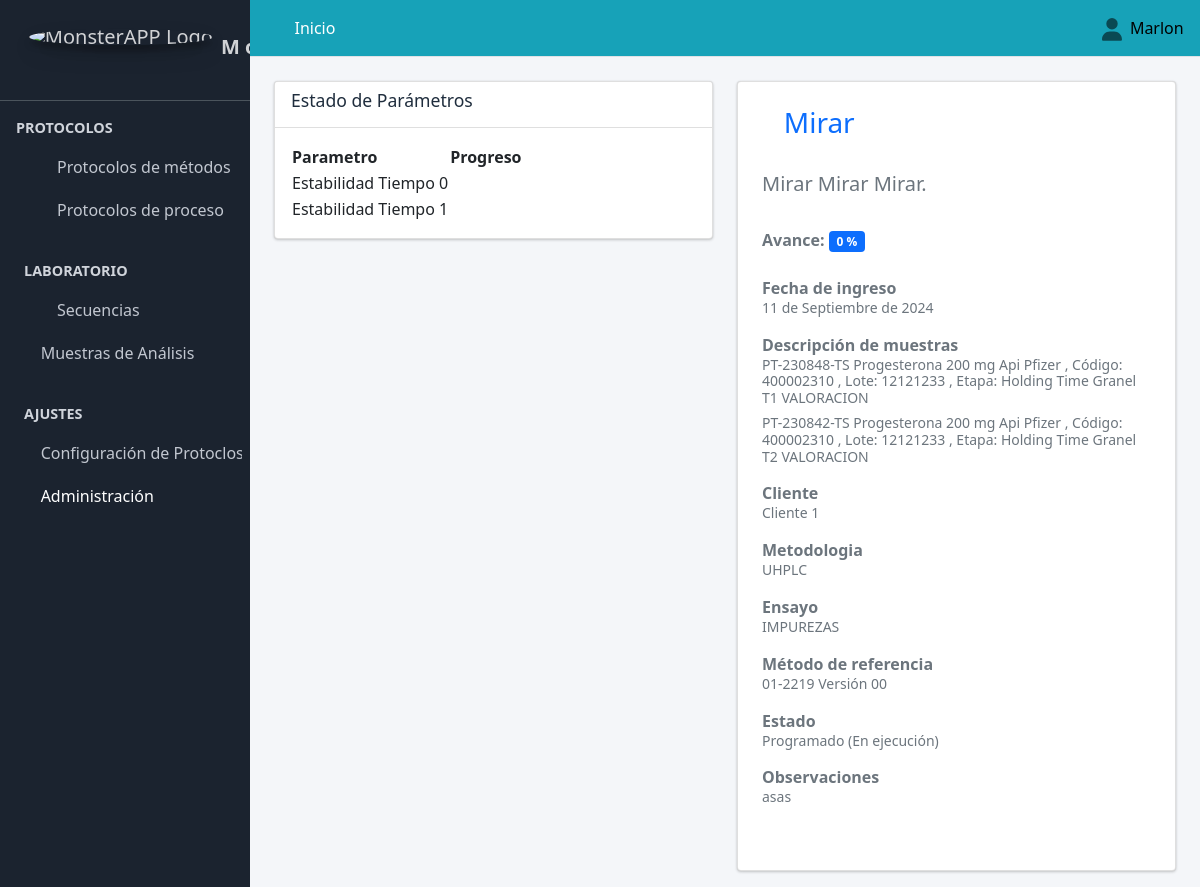
Page /revisar_protocolo_metodos/10/ (signed in) on the earlier database version.
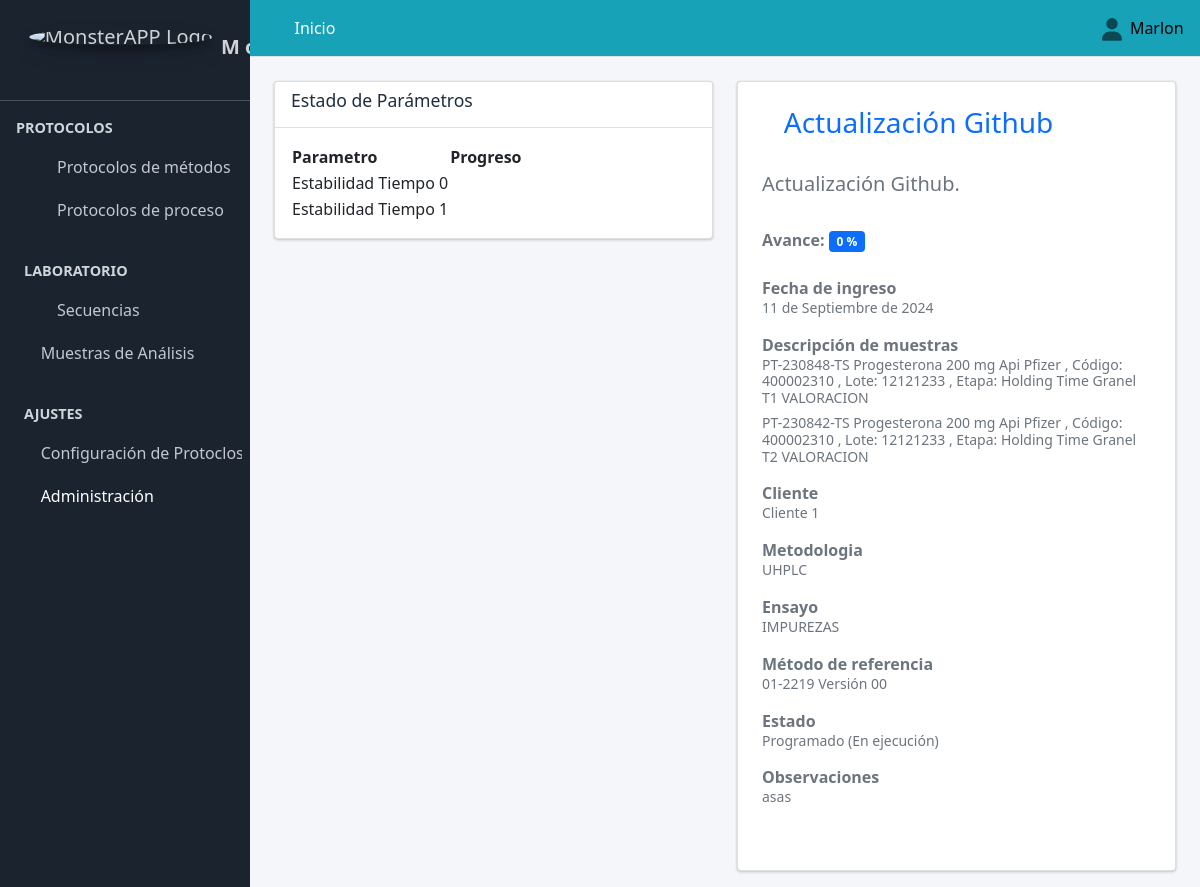
Same page on the later database version.
### Aplicaciones/Protocolo_Metodos/models.py (models this page shows, shortened)
class Protocolos(models.Model):
     fecha_ingreso=models.DateField(verbose_name="Fecha de Registro", null=True, blank=False, help_text=u"AAAA/MM/DD")
     codigo=models.CharField(max_length=90, verbose_name="Código Protocolo", null=True, blank=False, unique=True)
     nombre=models.CharField(max_length=250, verbose_name="Título_del_Protocolo",  null=True, blank=False, unique=True)
     ensayo=models.ForeignKey(to=Ensayo, on_delete=models.CASCADE, verbose_name="Ensayo", null=True, blank=False)
     metodo=models.ForeignKey(to=Metodo, on_delete=models.CASCADE, verbose_name="Metodo de referencia", null=True, blank=False)
     celda=models.ForeignKey(to=Celda, on_delete=models.CASCADE, verbose_name="Celda", null=True, blank=False)
     muestras_y_Placebos=models.ManyToManyField(Muestras_y_Placebos, blank=False)
     metodologia=models.ForeignKey(Metodologia, on_delete=models.CASCADE, verbose_name="metodologia", null=True, blank=False,  max_length=90)
     parametro=models.ManyToManyField(to=Parametro, blank=False, related_name="parametro")
     Insumos_del_Proceso=models.ManyToManyField(to=Viabilidad)
     cliente=models.ForeignKey(to=Cliente, on_delete=models.CASCADE, verbose_name="Cliente", null=True, blank=False)
     estado_protocolo=models.ForeignKey(to=EstadoProtocolo, on_delete=models.CASCADE, verbose_name="Estado Protocolo", null=True, blank=False)
     class Condicion(models.TextChoices):
        ACTIVO = "Activo", "ACTIVO"
        PASIVO = "Pasivo", "PASIVO"
     condicion=models.CharField(max_length=90, choices=Condicion.choices, default=Condicion.ACTIVO, verbose_name="Condicion")
     observaciones=models.CharField(max_length=250, verbose_name="Observaciones",  null=True, blank=False)
     fecha_final=models.DateField(verbose_name="Fecha de Finalización", null=True, blank=True,default=datetime.datetime.now)

class Cliente(models.Model):
    nombre_cliente=models.CharField(verbose_name="Cliente", max_length=90, null=True, blank=False, unique=True)
    class Condicion(models.TextChoices):
        ACTIVO = "Activo", "ACTIVO"
        PASIVO = "Pasivo", "PASIVO"
    condicion=models.CharField(max_length=90, choices=Condicion.choices, default=Condicion.ACTIVO, verbose_name="Condicion")
    def __str__(self):
        return(self.nombre_cliente)

class Metodologia(models.Model):
    nombre_metodologia=models.CharField(verbose_name="Metodologia", max_length=90, unique=True)
    class Condicion(models.TextChoices):
        ACTIVO = "Activo", "ACTIVO"
        PASIVO = "Pasivo", "PASIVO"
    condicion=models.CharField(max_length=90, choices=Condicion.choices, default=Condicion.ACTIVO, verbose_name="Condicion")
    def __str__(self):
         return(self.nombre_metodologia)

class Ensayo(models.Model):
    nombre_ensayo=models.CharField(verbose_name="Ensayo", max_length=90, unique=True)
    class Condicion(models.TextChoices):
        ACTIVO = "Activo", "ACTIVO"
        PASIVO = "Pasivo", "PASIVO"
    condicion=models.CharField(max_length=90, choices=Condicion.choices, default=Condicion.ACTIVO, verbose_name="Condicion")
    def __str__(self):
        return(self.nombre_ensayo)

class Metodo(models.Model):
    codigo_metodo=models.CharField(verbose_name="código", max_length=90, unique=True)
    nombre_metodo=models.CharField(verbose_name="Nombre", max_length=90, unique=True)
    class Condicion(models.TextChoices):
        ACTIVO = "Activo", "ACTIVO"
        PASIVO = "Pasivo", "PASIVO"
    condicion=models.CharField(max_length=90, choices=Condicion.choices, default=Condicion.ACTIVO, verbose_name="Condicion")
    def __str__(self):
        return(self.codigo_metodo)

class EstadoProtocolo(models.Model):
    estado_protocolos=models.CharField(verbose_name="Estado Protocolos", max_length=90)
    estado_motivo=models.CharField(verbose_name="Motivo del estado", max_length=90, blank=True, null=False, unique=True)
    class Condicion(models.TextChoices):
        ACTIVO = "Activo", "ACTIVO"
        PASIVO = "Pasivo", "PASIVO"
    condicion=models.CharField(max_length=90, choices=Condicion.choices, default=Condicion.ACTIVO, verbose_name="Condicion")
    def estado_protocolo(self):
        return "{} {}".format(self.estado_protocolos, self.estado_motivo)
    def __str__(self):
        return str(self.estado_protocolo())

### Aplicaciones/Protocolo_Metodos/views.py (the view)
# urls.py: path("revisar_protocolo_metodos/<int:pk>/", views.revisar_protocolo_metodos, name="revisar_protocolo_metodos"),
@login_required
def revisar_protocolo_metodos(request, pk):
    titulo="Revisar Protocolos"
    protocolo_metodo=Protocolos.objects.get(id=pk)
    pkt = Protocolos.objects.filter(id=pk)
    a=2
    secuencias1=Secuencias.objects.filter(protocolo=pk)
    status_secuencia=Secuencias.objects.filter(status=pk)
    contarParametroProtocolo=Protocolos.objects.values("parametro").filter(id=pk).count()
    contarStatusRegistrada=Secuencias.objects.filter(protocolo=pk, status="Registrada").count()
    contarStatusRevisada=Secuencias.objects.filter(protocolo=pk, status="Revisada").count()
    contarStatusImpresa=Secuencias.objects.filter(protocolo=pk, status="Impresa").count()
    contarStatusReportada=Secuencias.objects.filter(protocolo=pk, status="Reportada").count()
    contarStatusAuditada=Secuencias.objects.filter(protocolo=pk, status="Auditada").count()
    porcentajeStatusRegistrada=contarStatusRegistrada*20/contarParametroProtocolo
    porcentajeStatusRevisada=contarStatusRevisada*40/contarParametroProtocolo
    porcentajeStatusImpresa=contarStatusImpresa*60/contarParametroProtocolo
    porcentajeStatusReportada=contarStatusReportada*80.0/contarParametroProtocolo
    porcentajeStatusAuditada=contarStatusAuditada*100/contarParametroProtocolo
    labels = []
    data = []
    queryset = Secuencias.objects.order_by('-nombre')[:5]
    for city in queryset:
        labels.append(city.nombre)
        data.append(city.nombre)
    context={
        "titulo":titulo,
    "protocolo_metodo": protocolo_metodo,
    "pkt":pkt,
    "secuencias1":secuencias1,
    "status_secuencia":status_secuencia,
    "labels":labels,
    "data":data,
    "queryset":queryset,
    "contarParametroProtocolo":contarParametroProtocolo,
    "a":a,
    "contarStatusRegistrada":contarStatusRegistrada,
    "contarStatusRevisada":contarStatusRevisada,
    "contarStatusImpresa":contarStatusImpresa,
    "contarStatusReportada":contarStatusReportada,
    "contarStatusAuditada":contarStatusAuditada,
    "porcentajeStatusRegistrada":porcentajeStatusRegistrada,
    "porcentajeStatusRevisada":porcentajeStatusRevisada,
    "porcentajeStatusImpresa":porcentajeStatusImpresa,
    "porcentajeStatusReportada":porcentajeStatusReportada,
    "porcentajeStatusAuditada":porcentajeStatusAuditada,
}
    return render(request, "protocolo_metodos/revisar_protocolo_metodos.html", context)

### Aplicaciones/Protocolo_Metodos/models.py (called while the page is built)
    def etapa(self):
        return "{} {}".format(self.nombre_etapa, self.ensayo)

    def __str__(self):
        return str(self.etapa())

    def nombre_subparamtro_completo(self):
        return "{}".format(self.nombre_subparametro.__str__())

    def __str__(self):
        return str(self.nombre_subparamtro_completo())

    def nombre_titulo_parametro(self):
        return "{}".format(self.titulo_parametro)

    def __str__(self):
        return str(self.nombre_titulo_parametro())

    def nombre_Parametro(self):
        return "{} {}".format(self.nombre_titulo, self.nombre_parametro)

    def nombre_muestras_y_placebos(self):
         return "{} {} {} {} {} {} {} {} {} {} {}".format(self.codigo_muestra_interno, self.nombre_muestra,(","), ("Código:"), self.codigo_muestra_producto,(","), ("Lote:"), self.lote_muestra,(","), ("Etapa:"), self.etapa )

    def __str__(self):
        return str(self.nombre_muestras_y_placebos())

### SISTEMA_ANALITICO/templates/protocolo_metodos/revisar_protocolo_metodos.html (shortened to what this page needs)
{% extends "partial/body.html" %}
{% load crispy_forms_tags %}
{% load crispy_forms_filters %}
{% block contenido %}
{% load bootstrap5 %}
{% load mathfilters %}
<link href="https://cdn.datatables.net/v/dt/jq-3.7.0/dt-2.0.3/b-3.0.1/b-html5-3.0.1/date-1.5.2/sl-2.0.0/datatables.min.css" rel="stylesheet">
<br>
  <div class="container-fluid">
    <div class="row">
      <div class="col-md-6">
        <div class="card">
          <div class="card-header bg-white">
            <h1 class="card-title">Estado de Parámetros</h1>
          </div>
  <div class="card-body">
    <table id="examplem" class="display" >
      <thead>
        <tr>
          <th style="width: 50%" class="text-left">Parametro</th>
          <th sylte="width: 50%" class="text-left">Progreso</th>
        </tr>
      </thead>
      <tbody>
        {% for p in pkt %}
        {% for pr in p.parametro.all %}
        <tr>
          <td>{{pr.nombre_Parametro}}</td>
          <td>
          </td>
        </tr>
        {% endfor %}
        {% endfor %}
      </tbody>
    </table>
  </div>
        </div>
      </div>
    <div class="col-md-6">
        <div class="card"><br>
          {% for p in pkt %}
          <div class="container-fluid">
            <h3 class="text-primary"><i class="fas fa-paint-brush"></i>{{p.codigo}}</h3><br>
            <h5 class="text-muted">{{p.nombre}}.</h5>
            <br>
            <b class="d-block text-muted">Avance: <span class="badge bg-primary">{{porcentajeStatusRegistrada|add:porcentajeStatusRevisada|add:porcentajeStatusImpresa|add:porcentajeStatusReportada|add:porcentajeStatusAuditada|floatformat:0}} %</span></b><br>
            <b class="d-block text-muted">Fecha de ingreso</b>
            <div class="text-muted">
              <h5 class="text-sm">{{p.fecha_ingreso}}</h5>
            </div>
            <b class="d-block text-muted">Descripción de muestras</b>
            <div class="text-muted">
              {% for mta in p.muestras_y_Placebos.all %}
              <h5 class="text-sm">{{mta}} {% endfor %}</h5>
            </div>
            <b class="d-block text-muted">Cliente</b>
            <div class="text-muted">
              <h5 class="text-sm">{{p.cliente}}</h5>
            </div>
            <b class="d-block text-muted">Metodologia</b>
            <div class="text-muted">
              <h5 class="text-sm">{{p.metodologia}}</h5>
            </div>
            <b class="d-block text-muted">Ensayo</b>
            <div class="text-muted">
              <h5 class="text-sm">{{p.ensayo}}</h5>
            </div>
            <b class="d-block text-muted">Método de referencia</b>
            <div class="text-muted">
              <h5 class="text-sm">{{p.metodo}}</h5>
            </div>
            <b class="d-block text-muted">Estado</b>
            <div class="text-muted">
              <h5 class="text-sm">{{p.estado_protocolo}}</h5>
            </div>
            <b class="d-block text-muted">Observaciones</b>
            <div class="text-muted">
              <h5 class="text-sm">{{p.observaciones}}</h5>
            </div><br><br>
          </div>
        </div>{% endfor %}
    </div>
</div>
</div>
    <link href="https://cdn.datatables.net/v/dt/jq-3.7.0/dt-2.0.3/b-3.0.1/b-html5-3.0.1/date-1.5.2/sl-2.0.0/datatables.min.css" rel="stylesheet">
{% endblock contenido %}

Differences in the rows shown:
changed Protocolos "asas": codigo "Mirar" → "Actualización Github"; nombre "Mirar Mirar Mirar" → "Actualización Github"
